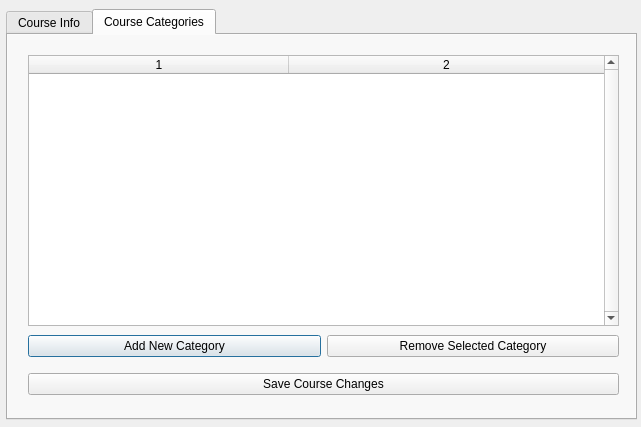
<?xml version="1.0" encoding="UTF-8"?>
<ui version="4.0">
 <class>Dialog</class>
 <widget class="QDialog" name="Dialog">
  <property name="geometry">
   <rect>
    <x>0</x>
    <y>0</y>
    <width>641</width>
    <height>427</height>
   </rect>
  </property>
  <property name="windowTitle">
   <string>Dialog</string>
  </property>
  <widget class="QTabWidget" name="tabs">
   <property name="geometry">
    <rect>
     <x>6</x>
     <y>9</y>
     <width>631</width>
     <height>411</height>
    </rect>
   </property>
   <property name="currentIndex">
    <number>1</number>
   </property>
   <widget class="QWidget" name="course_info_tab">
    <attribute name="title">
     <string>Course Info</string>
    </attribute>
    <widget class="QGroupBox" name="courseCreationGroupBox">
     <property name="geometry">
      <rect>
       <x>150</x>
       <y>30</y>
       <width>321</width>
       <height>301</height>
      </rect>
     </property>
     <property name="title">
      <string>Course Info</string>
     </property>
     <widget class="QWidget" name="layoutWidget">
      <property name="geometry">
       <rect>
        <x>-60</x>
        <y>30</y>
        <width>301</width>
        <height>248</height>
       </rect>
      </property>
      <layout class="QVBoxLayout" name="verticalLayout">
       <item>
        <layout class="QHBoxLayout" name="horizontalLayout_5">
         <item>
          <spacer name="horizontalSpacer_2">
           <property name="orientation">
            <enum>Qt::Horizontal</enum>
           </property>
           <property name="sizeHint" stdset="0">
            <size>
             <width>40</width>
             <height>20</height>
            </size>
           </property>
          </spacer>
         </item>
         <item>
          <widget class="QLabel" name="courseNameLabel">
           <property name="text">
            <string>Course Name</string>
           </property>
          </widget>
         </item>
         <item>
          <widget class="QLineEdit" name="courseNameField"/>
         </item>
        </layout>
       </item>
       <item>
        <layout class="QHBoxLayout" name="horizontalLayout_4">
         <item>
          <spacer name="horizontalSpacer_3">
           <property name="orientation">
            <enum>Qt::Horizontal</enum>
           </property>
           <property name="sizeHint" stdset="0">
            <size>
             <width>40</width>
             <height>20</height>
            </size>
           </property>
          </spacer>
         </item>
         <item>
          <widget class="QLabel" name="courseNumberLabel">
           <property name="text">
            <string>Course Number</string>
           </property>
          </widget>
         </item>
         <item>
          <widget class="QLineEdit" name="courseNumberField"/>
         </item>
        </layout>
       </item>
       <item>
        <layout class="QHBoxLayout" name="horizontalLayout_3">
         <item>
          <spacer name="horizontalSpacer_4">
           <property name="orientation">
            <enum>Qt::Horizontal</enum>
           </property>
           <property name="sizeHint" stdset="0">
            <size>
             <width>40</width>
             <height>20</height>
            </size>
           </property>
          </spacer>
         </item>
         <item>
          <widget class="QLabel" name="courseSemesterLabel">
           <property name="text">
            <string>Course Semester</string>
           </property>
          </widget>
         </item>
         <item>
          <widget class="QLineEdit" name="courseSemesterField"/>
         </item>
        </layout>
       </item>
       <item>
        <layout class="QHBoxLayout" name="horizontalLayout_2">
         <item>
          <spacer name="horizontalSpacer_5">
           <property name="orientation">
            <enum>Qt::Horizontal</enum>
           </property>
           <property name="sizeHint" stdset="0">
            <size>
             <width>40</width>
             <height>20</height>
            </size>
           </property>
          </spacer>
         </item>
         <item>
          <widget class="QLabel" name="courseSectionLabel">
           <property name="text">
            <string>Course Section</string>
           </property>
          </widget>
         </item>
         <item>
          <widget class="QLineEdit" name="courseSectionField"/>
         </item>
        </layout>
       </item>
       <item>
        <layout class="QHBoxLayout" name="horizontalLayout_6">
         <item>
          <spacer name="horizontalSpacer">
           <property name="orientation">
            <enum>Qt::Horizontal</enum>
           </property>
           <property name="sizeHint" stdset="0">
            <size>
             <width>40</width>
             <height>20</height>
            </size>
           </property>
          </spacer>
         </item>
         <item>
          <widget class="QLabel" name="attendancePointsLabel">
           <property name="text">
            <string>Attendance Points</string>
           </property>
          </widget>
         </item>
         <item>
          <widget class="QLineEdit" name="attendancePointsField">
           <property name="toolTip">
            <string>Total number of points attendance counts for</string>
           </property>
          </widget>
         </item>
        </layout>
       </item>
       <item>
        <layout class="QHBoxLayout" name="horizontalLayout_12">
         <item>
          <spacer name="horizontalSpacer_10">
           <property name="orientation">
            <enum>Qt::Horizontal</enum>
           </property>
           <property name="sizeHint" stdset="0">
            <size>
             <width>40</width>
             <height>20</height>
            </size>
           </property>
          </spacer>
         </item>
         <item>
          <widget class="QLabel" name="gradeALabel_2">
           <property name="text">
            <string>'A'</string>
           </property>
          </widget>
         </item>
         <item>
          <widget class="QLineEdit" name="gradeAField_2">
           <property name="enabled">
            <bool>true</bool>
           </property>
           <property name="sizePolicy">
            <sizepolicy hsizetype="Fixed" vsizetype="Fixed">
             <horstretch>0</horstretch>
             <verstretch>0</verstretch>
            </sizepolicy>
           </property>
           <property name="maximumSize">
            <size>
             <width>112</width>
             <height>16777215</height>
            </size>
           </property>
           <property name="toolTip">
            <string>Lowest numerical grade for an A</string>
           </property>
          </widget>
         </item>
        </layout>
       </item>
       <item>
        <layout class="QHBoxLayout" name="horizontalLayout_13">
         <item>
          <spacer name="horizontalSpacer_11">
           <property name="orientation">
            <enum>Qt::Horizontal</enum>
           </property>
           <property name="sizeHint" stdset="0">
            <size>
             <width>40</width>
             <height>20</height>
            </size>
           </property>
          </spacer>
         </item>
         <item>
          <widget class="QLabel" name="gradeBLabel_2">
           <property name="text">
            <string>'B'</string>
           </property>
          </widget>
         </item>
         <item>
          <widget class="QLineEdit" name="gradeBField_2">
           <property name="enabled">
            <bool>true</bool>
           </property>
           <property name="maximumSize">
            <size>
             <width>112</width>
             <height>16777215</height>
            </size>
           </property>
           <property name="toolTip">
            <string>Lowest numerical grade for a B</string>
           </property>
          </widget>
         </item>
        </layout>
       </item>
       <item>
        <layout class="QHBoxLayout" name="horizontalLayout_14">
         <item>
          <spacer name="horizontalSpacer_12">
           <property name="orientation">
            <enum>Qt::Horizontal</enum>
           </property>
           <property name="sizeHint" stdset="0">
            <size>
             <width>40</width>
             <height>20</height>
            </size>
           </property>
          </spacer>
         </item>
         <item>
          <widget class="QLabel" name="gradeCLabel_2">
           <property name="text">
            <string>'C'</string>
           </property>
          </widget>
         </item>
         <item>
          <widget class="QLineEdit" name="gradeCField_2">
           <property name="enabled">
            <bool>true</bool>
           </property>
           <property name="maximumSize">
            <size>
             <width>112</width>
             <height>16777215</height>
            </size>
           </property>
           <property name="toolTip">
            <string>Lowest numerical grade for a C</string>
           </property>
          </widget>
         </item>
        </layout>
       </item>
       <item>
        <layout class="QHBoxLayout" name="horizontalLayout_15">
         <item>
          <spacer name="horizontalSpacer_13">
           <property name="orientation">
            <enum>Qt::Horizontal</enum>
           </property>
           <property name="sizeHint" stdset="0">
            <size>
             <width>40</width>
             <height>20</height>
            </size>
           </property>
          </spacer>
         </item>
         <item>
          <widget class="QLabel" name="gradeDLabel_2">
           <property name="text">
            <string>'D'</string>
           </property>
          </widget>
         </item>
         <item>
          <widget class="QLineEdit" name="gradeDField_2">
           <property name="enabled">
            <bool>true</bool>
           </property>
           <property name="maximumSize">
            <size>
             <width>112</width>
             <height>16777215</height>
            </size>
           </property>
           <property name="toolTip">
            <string>Lowest numerical grade for a D</string>
           </property>
          </widget>
         </item>
        </layout>
       </item>
      </layout>
     </widget>
    </widget>
   </widget>
   <widget class="QWidget" name="course_category_tab">
    <attribute name="title">
     <string>Course Categories</string>
    </attribute>
    <widget class="QGroupBox" name="groupBox">
     <property name="geometry">
      <rect>
       <x>-10</x>
       <y>-20</y>
       <width>671</width>
       <height>421</height>
      </rect>
     </property>
     <property name="title">
      <string/>
     </property>
     <widget class="QTableWidget" name="categoryTable">
      <property name="geometry">
       <rect>
        <x>30</x>
        <y>40</y>
        <width>591</width>
        <height>271</height>
       </rect>
      </property>
      <property name="frameShape">
       <enum>QFrame::StyledPanel</enum>
      </property>
      <property name="verticalScrollBarPolicy">
       <enum>Qt::ScrollBarAlwaysOn</enum>
      </property>
      <property name="horizontalScrollBarPolicy">
       <enum>Qt::ScrollBarAlwaysOff</enum>
      </property>
      <property name="sizeAdjustPolicy">
       <enum>QAbstractScrollArea::AdjustToContents</enum>
      </property>
      <property name="sortingEnabled">
       <bool>false</bool>
      </property>
      <property name="rowCount">
       <number>0</number>
      </property>
      <property name="columnCount">
       <number>2</number>
      </property>
      <attribute name="horizontalHeaderCascadingSectionResizes">
       <bool>true</bool>
      </attribute>
      <attribute name="horizontalHeaderHighlightSections">
       <bool>false</bool>
      </attribute>
      <attribute name="horizontalHeaderMinimumSectionSize">
       <number>260</number>
      </attribute>
      <attribute name="horizontalHeaderShowSortIndicator" stdset="0">
       <bool>true</bool>
      </attribute>
      <attribute name="horizontalHeaderStretchLastSection">
       <bool>true</bool>
      </attribute>
      <attribute name="verticalHeaderVisible">
       <bool>false</bool>
      </attribute>
      <attribute name="verticalHeaderCascadingSectionResizes">
       <bool>true</bool>
      </attribute>
      <attribute name="verticalHeaderHighlightSections">
       <bool>false</bool>
      </attribute>
      <attribute name="verticalHeaderShowSortIndicator" stdset="0">
       <bool>false</bool>
      </attribute>
      <column/>
      <column/>
     </widget>
     <widget class="QWidget" name="verticalLayoutWidget">
      <property name="geometry">
       <rect>
        <x>30</x>
        <y>310</y>
        <width>591</width>
        <height>80</height>
       </rect>
      </property>
      <layout class="QVBoxLayout" name="verticalLayout_2">
       <item>
        <layout class="QHBoxLayout" name="horizontalLayout">
         <item>
          <widget class="QPushButton" name="addCategoryButton">
           <property name="text">
            <string>Add New Category</string>
           </property>
          </widget>
         </item>
         <item>
          <widget class="QPushButton" name="removeSelectedCategoryButton">
           <property name="text">
            <string>Remove Selected Category</string>
           </property>
          </widget>
         </item>
        </layout>
       </item>
       <item>
        <widget class="QPushButton" name="saveCategoriesButton">
         <property name="text">
          <string>Save Course Changes</string>
         </property>
        </widget>
       </item>
      </layout>
     </widget>
    </widget>
   </widget>
  </widget>
 </widget>
 <resources/>
 <connections/>
</ui>
